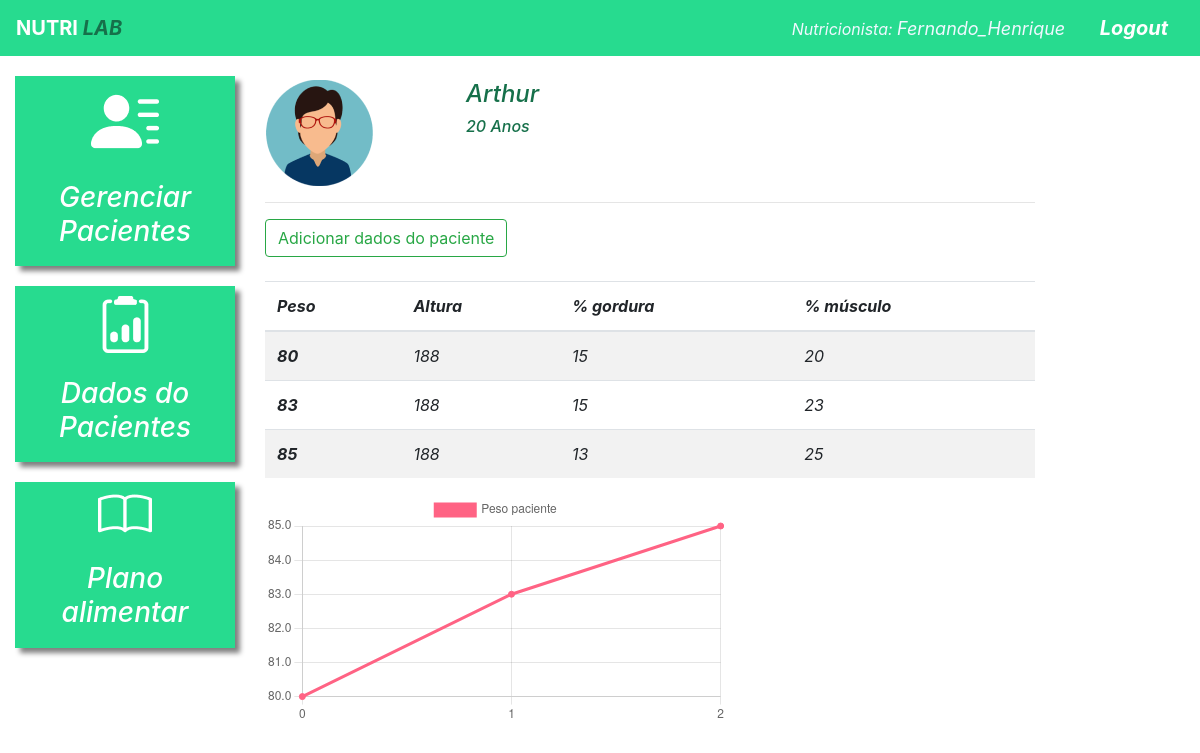
Screenshot of /dados_paciente/16/ (signed in) with the database file from the repository.
### plataforma/models.py (models this page shows, shortened)
class Pacientes(models.Model):
    choices_sexo = (('F', 'Feminino'),
                    ('M', 'Maculino'))
    nome = models.CharField(max_length=50)
    sexo = models.CharField(max_length=1, choices=choices_sexo)
    idade = models.IntegerField()
    email = models.EmailField()
    telefone = models.CharField(max_length=19)
    nutri = models.ForeignKey(User, on_delete=models.CASCADE)

class DadosPaciente(models.Model):
    paciente = models.ForeignKey(Pacientes, on_delete=models.CASCADE)
    data = models.DateTimeField()
    peso = models.IntegerField()
    altura = models.IntegerField()
    percentual_gordura = models.IntegerField()
    percentual_musculo = models.IntegerField()
    colesterol_hdl = models.IntegerField()
    colesterol_ldl = models.IntegerField()
    colesterol_total = models.IntegerField()
    trigliceridios = models.IntegerField()

### plataforma/views.py (the view, shortened to what this page needs)
# urls.py: path('dados_paciente/', views.dados_paciente_listar, name="dados_paciente_listar"),
@login_required(login_url='/auth/login/')
def dados_paciente(request, id):
    paciente = get_object_or_404(Pacientes, id=id)
    if not paciente.nutri == request.user:
        messages.add_message(request, constants.ERROR, 'Esse paciente não é seu')
        return redirect('/dados_paciente/')
    if request.method == "GET":
        dados_paciente = DadosPaciente.objects.filter(paciente=paciente)
        return render(request, 'dados_paciente.html', {'paciente': paciente, 'dados_paciente': dados_paciente})

### plataforma/templates/dados_paciente.html (shortened to what this page needs)
{% extends 'base_plataforma.html' %}
{% load static %}
{% block 'plataforma' %}
    <br>
    <div class="row">
        {% if paciente.sexo == "M" %}
        <div class="col-md-3">
            <img src="{% static 'plataforma/img/perfil2.png' %}">
        </div>
        {% else %}
        <div class="col-md-3">
            <img src="{% static 'plataforma/img/perfil1.png' %}">
        </div>
        {% endif %}
        <div class="col-md-3 dados descricao">
            <h4>{{paciente.nome}}</h4>
            <h6>{{paciente.idade}} Anos</h6>
        </div>
    </div>
    <hr>
    <button type="button" class="btn btn-outline-success" data-toggle="modal" data-target="#modal">
        Adicionar dados do paciente
    </button>
    <br>
    <br>
    <table class="table table-striped">
        <thead>
            <tr>
                <th scope="col">Peso</th>
                <th scope="col">Altura</th>
                <th scope="col">% gordura</th>
                <th scope="col">% músculo</th>
            </tr>
        </thead>
        <tbody>
            {% for dado in dados_paciente %}
                <tr>
                    <th scope="row">{{dado.peso}}</th>
                    <td>{{dado.altura}}</td>
                    <td>{{dado.percentual_gordura}}</td>
                    <td>{{dado.percentual_musculo}}</td>
                </tr>
            {% endfor %}
        </tbody>
    </table>
    <div style="width: 60%;">
        <canvas id="myChart"></canvas>
    </div>
    <script>
        fetch("/grafico_peso/{{paciente.id}}/",{
            method: 'POST',
        }).then(function(result){
            return result.json()
        }).then(function(data_paciente){
            const data = {
                labels: data_paciente['labels'],
                datasets: [{
                label: 'Peso paciente',
                backgroundColor: 'rgb(255, 99, 132)',
                borderColor: 'rgb(255, 99, 132)',
                data: data_paciente['peso'],
                }]
            };
            const config = {
                type: 'line',
                data: data,
                options: {}
            };
            const myChart = new Chart(
                document.getElementById('myChart'),
                config
            );
        })
    </script>
{% endblock%}

### templates/base.html (shortened to what this page needs)
{% load static %}
<!doctype html>
<html lang="pt-BR">
  <head>
    {% block 'head' %}{% endblock  %}
    <link rel="stylesheet" href="https://cdn.jsdelivr.net/npm/bootstrap@4.6.1/dist/css/bootstrap.min.css">
  </head>
  <body>
    {% if user.is_authenticated %}
      <nav style="background-color: #27DB8F; justify-content: space-between;" class="navbar navbar-expand-lg navbar-dark">
        <a style="font-weight: bold" class="navbar-brand" href="">NUTRI <em style="color: #16704a">LAB<em></a>
        <span style="align-items: center; margin-right: 30px; color:aliceblue" href="">Nutricionista: <em style="font-size:large">{{user.username}}</em></span>
        <a style="font-weight: bold" class="navbar-brand" href="{% url 'sair' %}">Logout</a>
      </nav>
    {% endif %}
    {% block 'body' %}{% endblock  %}
  </body>
</html>

### templates/static/plataforma/css/css.css (style rules this page uses)
.dados { font-weight: bold; }
.descricao { margin-left: -12%; }
@media (max-width: 1300px) { .descricao { margin-left: 1px; } }

### rows the page displays
Pacientes: nome "Arthur", idade "20"
DadosPaciente: peso "80", altura "188", percentual_gordura "15", percentual_musculo "20"
DadosPaciente: peso "83", altura "188", percentual_gordura "15", percentual_musculo "23"
DadosPaciente: peso "85", altura "188", percentual_gordura "13", percentual_musculo "25"

### other values shown
{{ user.username }} "Fernando_Henrique"
